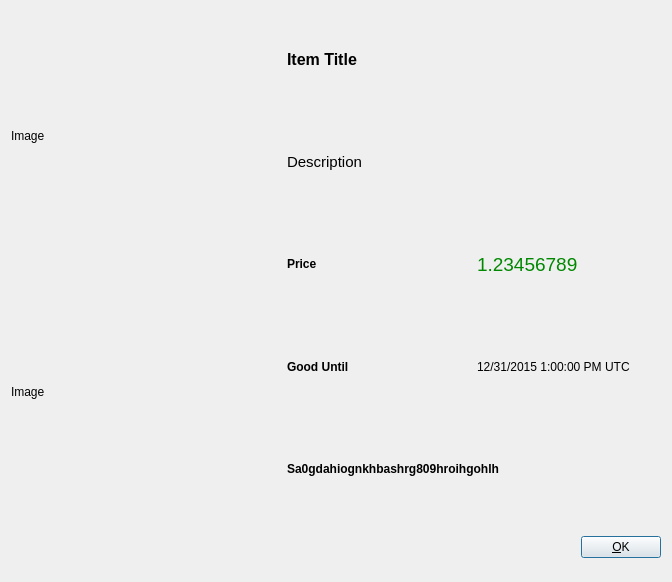
<?xml version="1.0" encoding="UTF-8"?>
<ui version="4.0">
 <class>MarketListingDetailsDialog</class>
 <widget class="QDialog" name="MarketListingDetailsDialog">
  <property name="geometry">
   <rect>
    <x>0</x>
    <y>0</y>
    <width>672</width>
    <height>539</height>
   </rect>
  </property>
  <property name="windowTitle">
   <string>Details</string>
  </property>
  <property name="modal">
   <bool>true</bool>
  </property>
  <layout class="QVBoxLayout" name="verticalLayout">
   <item>
    <layout class="QHBoxLayout" name="horizontalLayout">
     <property name="rightMargin">
      <number>0</number>
     </property>
     <item>
      <layout class="QVBoxLayout" name="verticalLayout_2">
       <property name="rightMargin">
        <number>20</number>
       </property>
       <item>
        <widget class="QLabel" name="imageOneLabel">
         <property name="minimumSize">
          <size>
           <width>250</width>
           <height>250</height>
          </size>
         </property>
         <property name="maximumSize">
          <size>
           <width>250</width>
           <height>250</height>
          </size>
         </property>
         <property name="text">
          <string>Image</string>
         </property>
        </widget>
       </item>
       <item>
        <widget class="QLabel" name="imageTwoLabel">
         <property name="minimumSize">
          <size>
           <width>250</width>
           <height>250</height>
          </size>
         </property>
         <property name="maximumSize">
          <size>
           <width>250</width>
           <height>250</height>
          </size>
         </property>
         <property name="text">
          <string>Image</string>
         </property>
        </widget>
       </item>
      </layout>
     </item>
     <item>
      <layout class="QVBoxLayout" name="verticalLayout_3">
       <property name="bottomMargin">
        <number>0</number>
       </property>
       <item>
        <widget class="QLabel" name="titleLabel">
         <property name="font">
          <font>
           <pointsize>12</pointsize>
           <weight>75</weight>
           <bold>true</bold>
          </font>
         </property>
         <property name="text">
          <string>Item Title</string>
         </property>
         <property name="wordWrap">
          <bool>true</bool>
         </property>
        </widget>
       </item>
       <item>
        <widget class="QLabel" name="descriptionLabel">
         <property name="font">
          <font>
           <pointsize>11</pointsize>
          </font>
         </property>
         <property name="text">
          <string>Description</string>
         </property>
         <property name="wordWrap">
          <bool>true</bool>
         </property>
        </widget>
       </item>
       <item>
        <layout class="QHBoxLayout" name="horizontalLayout_2">
         <item>
          <widget class="QLabel" name="label_4">
           <property name="font">
            <font>
             <weight>75</weight>
             <bold>true</bold>
            </font>
           </property>
           <property name="text">
            <string>Price</string>
           </property>
          </widget>
         </item>
         <item>
          <widget class="QLabel" name="priceLabel">
           <property name="font">
            <font>
             <pointsize>14</pointsize>
            </font>
           </property>
           <property name="styleSheet">
            <string notr="true">#priceLabel { color: #008800; }</string>
           </property>
           <property name="text">
            <string>1.23456789</string>
           </property>
          </widget>
         </item>
        </layout>
       </item>
       <item>
        <layout class="QHBoxLayout" name="horizontalLayout_3">
         <item>
          <widget class="QLabel" name="label_5">
           <property name="font">
            <font>
             <weight>75</weight>
             <bold>true</bold>
            </font>
           </property>
           <property name="text">
            <string>Good Until</string>
           </property>
          </widget>
         </item>
         <item>
          <widget class="QLabel" name="untilLabel">
           <property name="text">
            <string>12/31/2015 1:00:00 PM UTC</string>
           </property>
          </widget>
         </item>
        </layout>
       </item>
       <item>
        <widget class="QLabel" name="sellerAddressLabel">
         <property name="font">
          <font>
           <weight>75</weight>
           <bold>true</bold>
          </font>
         </property>
         <property name="text">
          <string>Sa0gdahiognkhbashrg809hroihgohlh</string>
         </property>
        </widget>
       </item>
      </layout>
     </item>
    </layout>
   </item>
   <item>
    <layout class="QHBoxLayout" name="horizontalLayout_Buttons">
     <item>
      <spacer name="horizontalSpacer_1">
       <property name="orientation">
        <enum>Qt::Horizontal</enum>
       </property>
       <property name="sizeHint" stdset="0">
        <size>
         <width>40</width>
         <height>48</height>
        </size>
       </property>
      </spacer>
     </item>
     <item>
      <widget class="QLabel" name="statusLabel">
       <property name="font">
        <font>
         <weight>75</weight>
         <bold>true</bold>
        </font>
       </property>
       <property name="text">
        <string/>
       </property>
       <property name="textFormat">
        <enum>Qt::PlainText</enum>
       </property>
       <property name="wordWrap">
        <bool>true</bool>
       </property>
      </widget>
     </item>
     <item>
      <spacer name="horizontalSpacer_2">
       <property name="orientation">
        <enum>Qt::Horizontal</enum>
       </property>
       <property name="sizeHint" stdset="0">
        <size>
         <width>40</width>
         <height>48</height>
        </size>
       </property>
      </spacer>
     </item>
     <item>
      <widget class="QPushButton" name="okButton">
       <property name="text">
        <string>&amp;OK</string>
       </property>
      </widget>
     </item>
    </layout>
   </item>
  </layout>
 </widget>
 <resources/>
 <connections/>
</ui>
